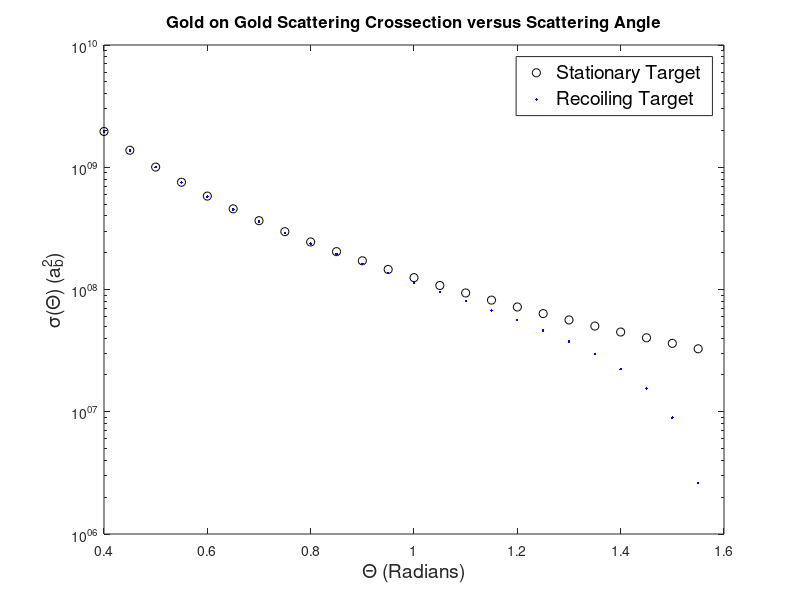

This figure's MATLAB source:
%ruthercm_cross.m - program to do the scattering crossection versus scattering
%angle in Rutherford Scattering - modified version of Ch10's ruther_cross1.m
%here we include CM motion effect and compare to the regular case. The projectile
%particle here is gold, and the target particle is also gold.
clear; warning off;
m=1;                     %projectile mass in units of gold particle mass
vb=0.0044;               %velocity units (a_b/tau_b) (in inits of c=light speed)
ma=197*939e6;            %Gold particle mass energy in eV
Ene=5e6;                 %initial projectile energy in eV
v0=sqrt(2*Ene/m/ma)/vb;  %initial speed in units of vb
za=79;zt=79;             %za=projectile, zt=target charges (79->Gold)
K=za*zt;                 %dimensionless force constant
thsc=.4:.05:pi/2;
%Scatt. Crossection - stationary target
sigma=K^2*2*pi*sin(thsc)./sin(thsc/2).^4/4/m^2/v0^4;
%Scatt. Crossection - recoiling target
sigma_cm=K^2*8*pi*sin(thsc).*cos(thsc)./sin(thsc).^4/m^2/v0^4;
%plot(thsc,sigma,'ko',thsc,sigma_cm,'b.')
semilogy(thsc,sigma,'ko',thsc,sigma_cm,'b.')
xlabel('\Theta (Radians)','FontSize',14)
ylabel('\sigma(\Theta) (a_b^2)','FontSize',14)
str=cat(2,'Gold on Gold Scattering Crossection versus Scattering Angle');
title(str,'FontSize',12)
h=legend('Stationary Target','Recoiling Target'); set(h,'FontSize',14)